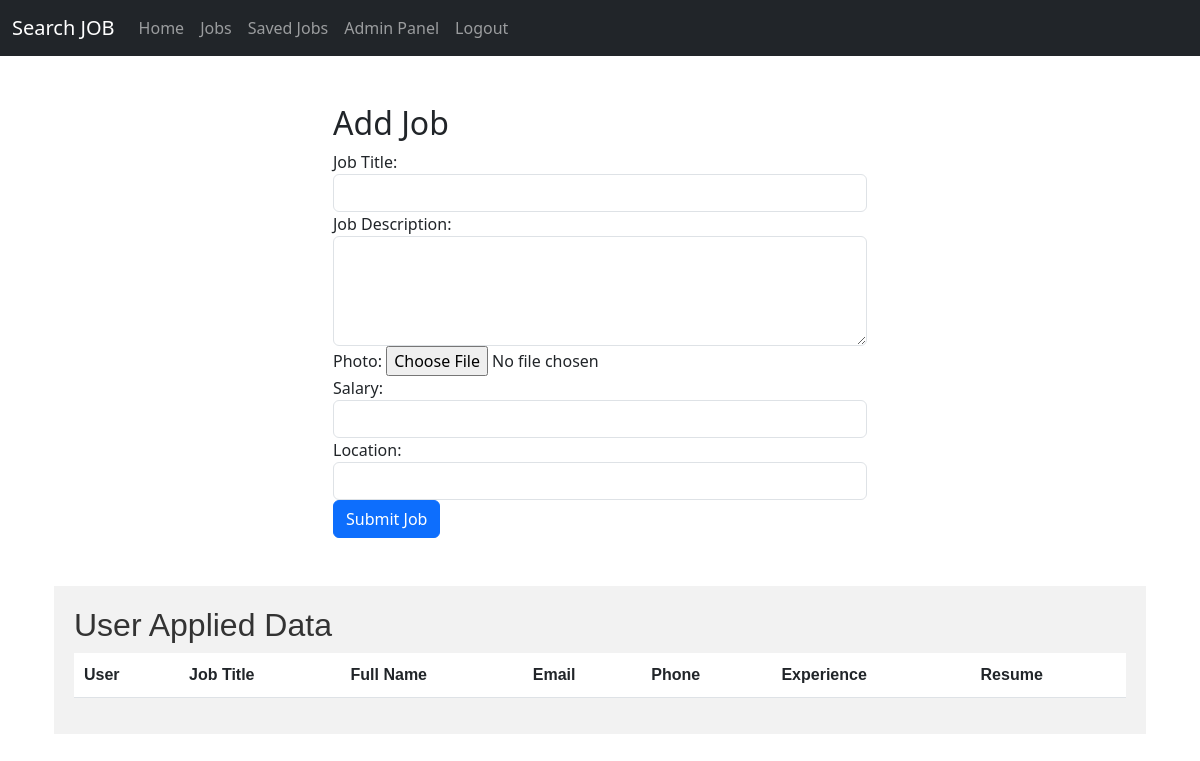
The app's page /addjobs/ (signed in), older data.
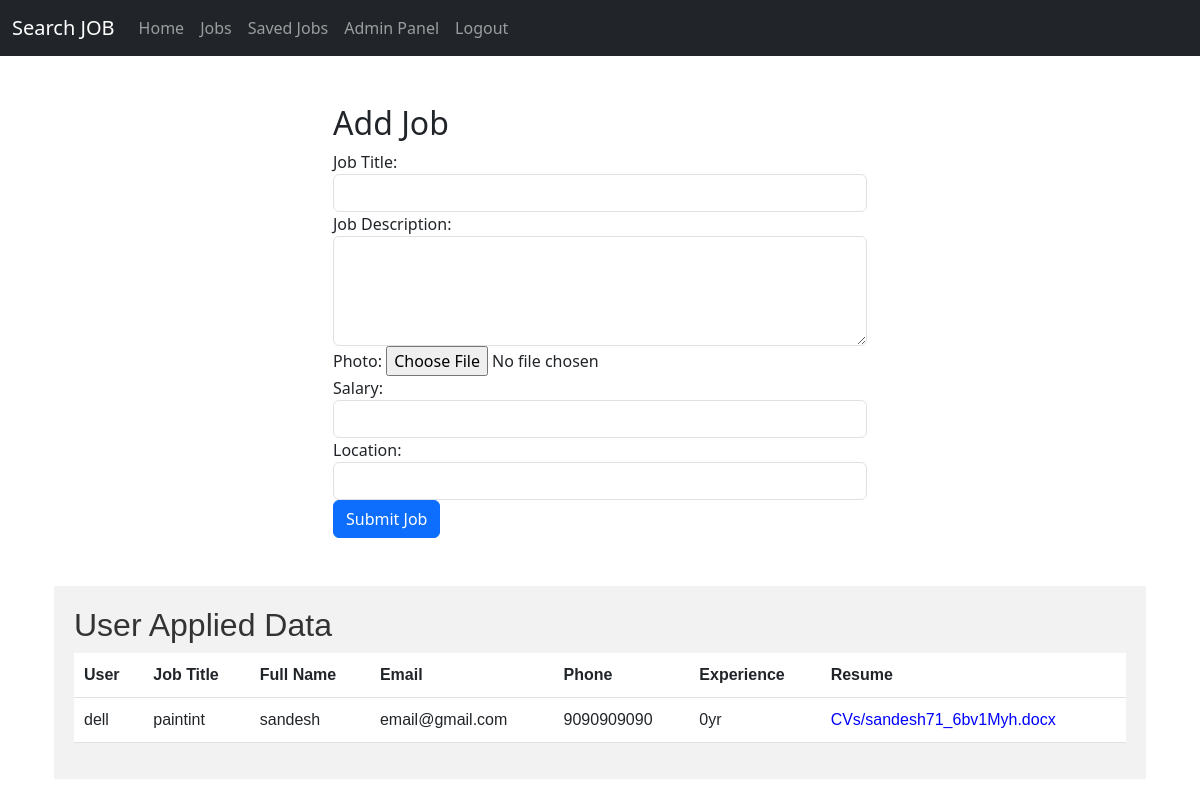
The same page, newer data.
### jobportal/models.py (models this page shows, shortened)
class Application(models.Model):
    user = models.ForeignKey(User,on_delete=models.CASCADE,null=True)
    job = models.ForeignKey(Job, on_delete=models.CASCADE)
    fullname = models.CharField(max_length=100)
    email = models.EmailField()
    phone = models.CharField(max_length=15)
    experience = models.CharField(max_length=20)
    resume = models.FileField(upload_to='CVs/')

class Job(models.Model):
    title = models.CharField(max_length=100)
    salary = models.CharField(max_length=100)
    description = models.TextField()
    photo = models.ImageField(upload_to='media', null=True, blank=True)
    location = models.CharField(max_length=100)

### jobportal/views.py (the view)
# urls.py: path('addjobs/',views.addjobs, name='addjobs'),  # admin can add the job
@login_required
def addjobs(request):
    if request.method == 'POST':
        ndata = Application.objects.all().order_by('-id')
        title = request.POST.get('title')
        description = request.POST.get('description')
        photo = request.FILES.get('photo')
        location = request.POST.get('location')
        salary = request.POST.get('salary')
        new_job = Job(title=title, description=description, photo=photo, location=location, salary=salary)
        new_job.save()
        message = "Job is added."
        return render(request, 'index.html', {'jobs': Job.objects.all(), 'message': message})
    else:
        ndata = Application.objects.all().order_by('-id')
        message = "Error: Can't add jobs."
        return render(request, 'adminPages/add_job.html', {'application': ndata, 'message': message})

### jobportal/templates/adminPages/add_job.html (shortened to what this page needs)
{% extends "base.html" %}
{% block content %}
<div class="addjobbody">
    <div class="container mt-5">
        <div class="row justify-content-center">
            <div class="col-md-6">
                <h2>Add Job</h2>
                <form method="post" action="{% url 'addjobs' %}" enctype="multipart/form-data">
                    <div class="form-group">
                        <label for="job_title">Job Title:</label>
                        <input type="text" class="form-control" id="title" name="title" required>
                    </div>
                    <div class="form-group">
                        <label for="job_description">Job Description:</label>
                        <textarea class="form-control" id="description" name="description" rows="4"
                            required></textarea>
                    </div>
                    <div class="form-group">
                        <label for="photo">Photo:</label>
                        <input type="file" class="form-control-file" id="photo" name="photo" required>
                    </div>
                    <div class="form-group>
                        <label for="salary">Salary:</label>
                        <input type="number" class="form-control" id="salary" name="salary" required>
                    </div>
                    <div class="form-group>
                        <label for="experience">Location:</label>
                        <input type="text" class="form-control" id="location" name="location" required>
                    </div>
                    <button type="submit" class="btn btn-primary" onclick="alert('Job added!')">Submit Job</button>
            </div>
        <div class="row mt-5" style="font-family: Arial, sans-serif;">
            <div class="col-md-12" style="background-color: #f2f2f2; padding: 20px;">
                <h2 style="color: #333;">User Applied Data</h2>
                <table class="table" style="width: 100%; border-collapse: collapse;">
                    <thead>
                        <tr style="background-color: #ccc;">
                            <th style="padding: 10px;">User</th>
                            <th style="padding: 10px;">Job Title</th>
                            <th style="padding: 10px;">Full Name</th>
                            <th style="padding: 10px;">Email</th>
                            <th style="padding: 10px;">Phone</th>
                            <th style="padding: 10px;">Experience</th>
                            <th style="padding: 10px;">Resume</th>
                        </tr>
                    </thead>
                    <tbody>
                        {% for application in application %}
                        <tr style="background-color: #fff;">
                            <td style="padding: 10px;">{{ application.user.username }}</td>
                            <td style="padding: 10px;">{{ application.job.title }}</td>
                            <td style="padding: 10px;">{{ application.fullname }}</td>
                            <td style="padding: 10px;">{{ application.email }}</td>
                            <td style="padding: 10px;">{{ application.phone }}</td>
                            <td style="padding: 10px;">{{ application.experience }}</td>
                            <td style="padding: 10px;"><a href="{{ application.resume.url }}" style="text-decoration: none; color: blue;">{{ application.resume.name }}</a></td>
                        </tr>
                        {% endfor %}
                    </tbody>
                </table>
            </div>
        </div>
    </div>
</div>
{% endblock %}

Row changes from the older to the newer data that the page shows:
added Application: user.username "dell", job "paintint", fullname "sandesh", email "email@gmail.com", phone "9090909090", experience "0yr", resume.name "CVs/sandesh71_6bv1Myh.docx"
